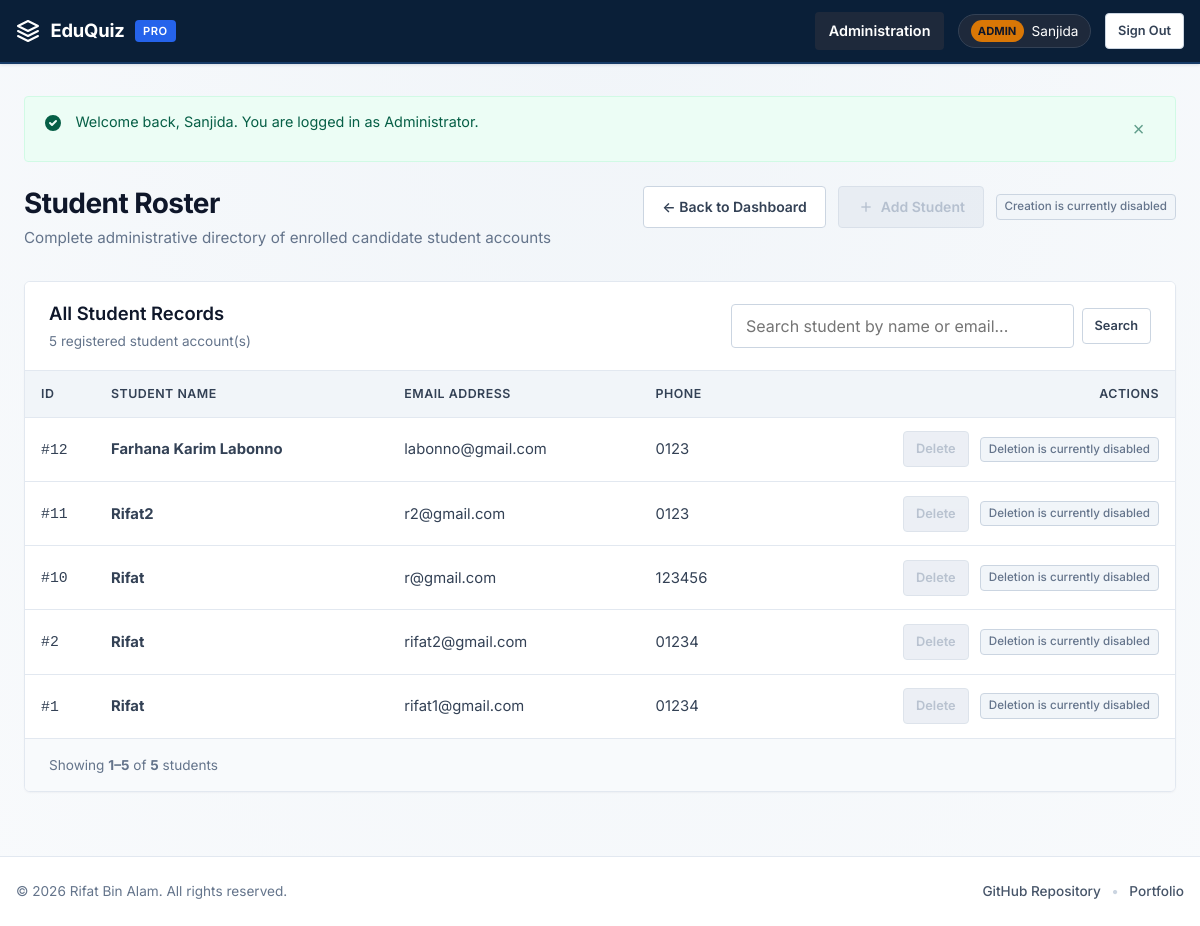
The app's page /admin_students.php (signed in) with its own data.
### tables this page shows
CREATE TABLE `student` (
  `student_id` int(11) NOT NULL,
  `s_name` varchar(100) NOT NULL,
  `email` varchar(100) NOT NULL,
  `password` varchar(100) NOT NULL,
  `phone_no` varchar(20) DEFAULT NULL
);

### includes/security.php (called while the page is built, shortened)
<?php
require_once __DIR__ . '/auth.php';
function e(?string $string): string {
    return htmlspecialchars((string)($string ?? ''), ENT_QUOTES, 'UTF-8');
}

### admin_students.php (the view, shortened to what this page needs)
<?php
require_once __DIR__ . '/includes/db.php';
require_once __DIR__ . '/includes/auth.php';
require_once __DIR__ . '/includes/security.php';
$search = trim($_GET['student_search'] ?? '');
$page = max(1, (int)($_GET['page'] ?? 1));
$per_page = 10;
$offset = ($page - 1) * $per_page;
$total_count = 0;
if (!empty($search)) {
    $stmt = $conn->prepare("SELECT COUNT(*) AS total FROM student WHERE s_name LIKE ? OR email LIKE ?");
    if ($stmt) {
        $param = '%' . $search . '%';
        $stmt->bind_param("ss", $param, $param);
        $stmt->execute();
        $total_count = (int)($stmt->get_result()->fetch_assoc()['total'] ?? 0);
        $stmt->close();
    }
} else {
    if ($res = $conn->query("SELECT COUNT(*) AS total FROM student")) {
        $total_count = (int)($res->fetch_assoc()['total'] ?? 0);
    }
}
$students = [];
if (!empty($search)) {
    $stmt = $conn->prepare("SELECT student_id, s_name, email, phone_no FROM student WHERE s_name LIKE ? OR email LIKE ? ORDER BY student_id DESC LIMIT ? OFFSET ?");
    if ($stmt) {
        $param = '%' . $search . '%';
        $stmt->bind_param("ssii", $param, $param, $per_page, $offset);
        $stmt->execute();
        $res = $stmt->get_result();
        while ($row = $res->fetch_assoc()) {
            $students[] = $row;
        }
        $stmt->close();
    }
} else {
    $stmt = $conn->prepare("SELECT student_id, s_name, email, phone_no FROM student ORDER BY student_id DESC LIMIT ? OFFSET ?");
    if ($stmt) {
        $stmt->bind_param("ii", $per_page, $offset);
        $stmt->execute();
        $res = $stmt->get_result();
        while ($row = $res->fetch_assoc()) {
            $students[] = $row;
        }
    }
}
require_once __DIR__ . '/includes/header.php';
?>
<div class="page-header">
    <div>
        <h1 class="page-title">Student Roster</h1>
        <p class="page-subtitle">Complete administrative directory of enrolled candidate student accounts</p>
    </div>
    <div class="page-actions">
        <a href="admin_dashboard.php" class="btn btn-outline">&larr; Back to Dashboard</a>
        <div class="action-disabled-group">
            <button type="button" class="btn btn-primary btn-disabled" disabled aria-disabled="true" title="Creation is currently disabled">
                <svg width="16" height="16" viewBox="0 0 24 24" fill="none" stroke="currentColor" stroke-width="2"><line x1="12" y1="5" x2="12" y2="19"/><line x1="5" y1="12" x2="19" y2="12"/></svg>
                Add Student
            </button>
            <span class="badge-disabled">Creation is currently disabled</span>
        </div>
    </div>
</div>
<div class="card">
    <div class="card-header">
        <div>
            <h2 class="card-title">All Student Records</h2>
            <span style="font-size:0.85rem;color:var(--slate-500);">
                <?php if (!empty($search)): ?>
                    Found <?php echo $total_count; ?> student(s) matching &ldquo;<?php echo e($search); ?>&rdquo;
                <?php else: ?>
                    <?php echo $total_count; ?> registered student account(s)
                <?php endif; ?>
            </span>
        </div>
        <form method="GET" action="admin_students.php" class="search-bar-form" role="search">
            <input type="text" name="student_search" class="form-control" placeholder="Search student by name or email..." value="<?php echo e($search); ?>">
            <button type="submit" class="btn btn-outline btn-sm">Search</button>
        </form>
    </div>
    <div class="card-body" style="padding:0;">
        <div class="table-responsive">
            <table class="data-table">
                <thead>
                    <tr>
                        <th style="width:70px;">ID</th>
                        <th>Student Name</th>
                        <th>Email Address</th>
                        <th>Phone</th>
                        <th style="text-align:right;">Actions</th>
                    </tr>
                </thead>
                <tbody>
                    <?php if (empty($students)): ?>
                        <tr>
                            <td colspan="5" style="text-align:center;padding:3rem 1.5rem;color:var(--slate-500);">
                                <?php if (!empty($search)): ?>
                                    <p style="font-size:1.05rem;font-weight:600;margin-bottom:0.35rem;color:var(--slate-800);">No students found</p>
                                    <p style="font-size:0.875rem;color:var(--slate-500);margin-bottom:1rem;">No student records matched &ldquo;<strong><?php echo e($search); ?></strong>&rdquo;.</p>
                                    <a href="admin_students.php" class="btn btn-outline btn-sm">View Full Roster</a>
                                <?php else: ?>
                                    No student records currently exist.
                                <?php endif; ?>
                            </td>
                        </tr>
                    <?php else: ?>
                        <?php foreach ($students as $student): ?>
                            <tr>
                                <td><code>#<?php echo e($student['student_id']); ?></code></td>
                                <td><strong><?php echo e($student['s_name']); ?></strong></td>
                                <td><?php echo e($student['email']); ?></td>
                                <td><?php echo e($student['phone_no']); ?></td>
                                <td style="text-align:right;">
                                    <div class="action-disabled-group">
                                        <button type="button" class="btn btn-danger btn-sm btn-disabled" disabled aria-disabled="true" title="Deletion is currently disabled">
                                            Delete
                                        </button>
                                        <span class="badge-disabled">Deletion is currently disabled</span>
                                    </div>
                                </td>
                            </tr>
                        <?php endforeach; ?>
                    <?php endif; ?>
                </tbody>
            </table>
        </div>
    </div>
    <?php if ($total_count > 0): ?>
        <div class="pagination-container">
            <div class="pagination-info">
                Showing <strong><?php echo min($total_count, $offset + 1); ?>&ndash;<?php echo min($total_count, $offset + count($students)); ?></strong> of <strong><?php echo $total_count; ?></strong> students
            </div>
        </div>
    <?php endif; ?>
</div>
<?php require_once __DIR__ . '/includes/footer.php'; ?>

### records on screen
student: student_id "12", s_name "Farhana Karim Labonno", email "labonno@gmail.com", phone_no "0123"
student: student_id "11", s_name "Rifat2", email "r2@gmail.com", phone_no "0123"
student: student_id "10", s_name "Rifat", email "r@gmail.com", phone_no "123456"
student: student_id "2", s_name "Rifat", email "rifat2@gmail.com", phone_no "01234"
student: student_id "1", s_name "Rifat", email "rifat1@gmail.com", phone_no "01234"

### other values on screen
$user_name "Sanjida"
$text "Welcome back, Sanjida. You are logged in as Administrator."
$total_count "5"
min($total_count, $offset + 1) "1"
min($total_count, $offset + count($students)) "5"
